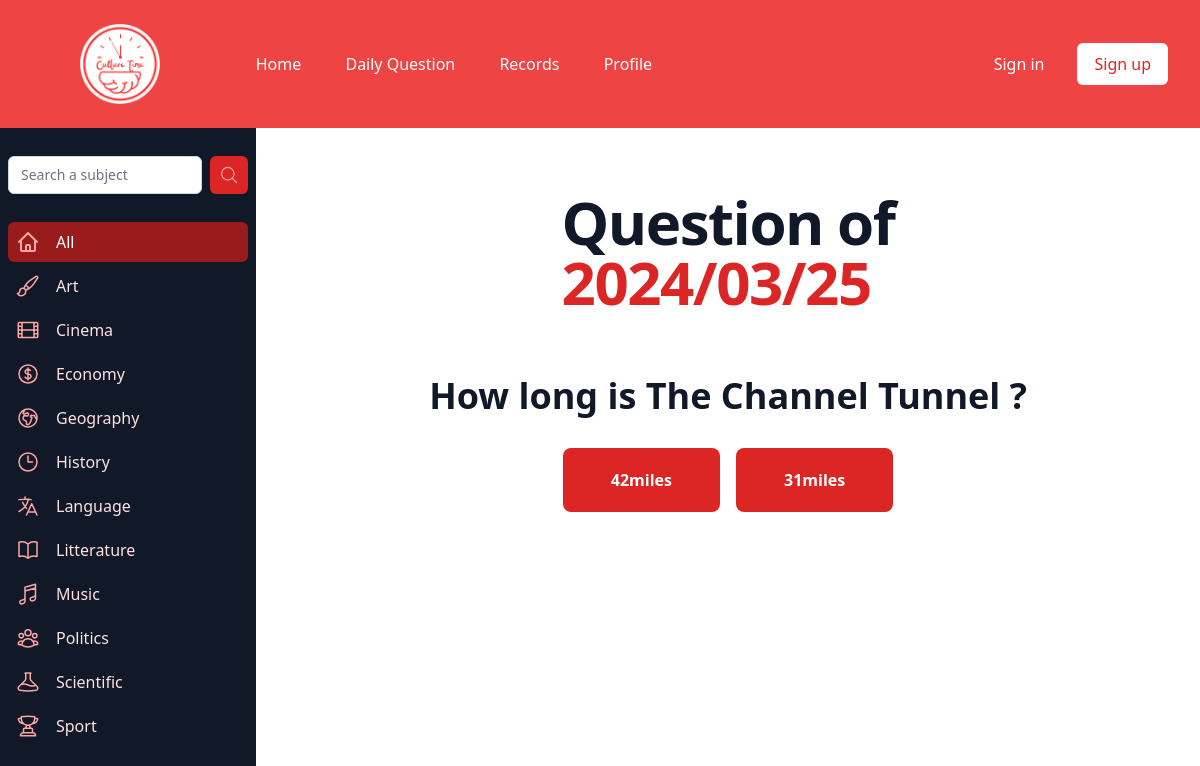
Screenshot of /question/3 with the database file from the repository.
### tables this page shows
CREATE TABLE Anecdotes (
	    id_anecdote	INTEGER NOT NULL PRIMARY KEY AUTOINCREMENT UNIQUE,
        date	TEXT NOT NULL,
        auteur	TEXT NOT NULL,
        titre	TEXT NOT NULL,
        question TEXT NOT NULL,
        reponses TEXT NOT NULL,
        bonne_reponse TEXT NOT NULL,
        corps	TEXT NOT NULL,
        source    TEXT,
        image TEXT,
        categorie INTEGER NOT NULL,
        FOREIGN KEY (categorie) REFERENCES Categories(id_categorie)
    );

### cultureTime.py (the view)
@app.route("/question/<int:i>", methods=["GET", "POST"])
def selected_question(i):
    res = select_question_number(i)
    if res:
        titre = res[0][0]
        question = res[0][1]
        reponses = res[0][2].split(",")
        bonne_reponse = res[0][3]
        corps = res[0][4]
        source = res[0][5]
        date = res[0][6]
        return render_template("question.html", title="Question", question=question, reponses=reponses, bonne_reponse=bonne_reponse, corps=corps, source=source, date=date)
    else:
        return "Question not found", 404

### functions.py (called while the page is built)
def connectdb():
    db = sqlite3.connect('./data/cultureTime.db')
    cursor = db.cursor()
    return db, cursor

def requete_db_avec_reponse(query, args):
    db, cursor = connectdb()
    if args == ():
        cursor.execute(query)
    else:
        cursor.execute(query, args)
    res = cursor.fetchall()
    db.commit()
    cursor.close()
    db.close()
    return res

def select_question_number(i):
    query = '''SELECT titre, question, reponses, bonne_reponse, corps, source, date
               FROM Anecdotes
               WHERE id_anecdote = ?'''
    res = requete_db_avec_reponse(query, (i,))
    return res

### templates/question.html (shortened to what this page needs)
{% extends "lateral.html" %}
{% block bodyquestion %}
  <h1 class="text-4xl tracking-tight font-extrabold text-gray-900 sm:text-5xl md:text-6xl mt-16">
      <span class="block xl:inline">Question of </span>
      <span class="block text-red-600 xl:inline">{{ date }}</span>
  </h1>
  <h1 class="flex items-center justify-center mt-16 text-4xl font-bold text-gray-900">{{ question }}</h1>
  <div class="mt-16 flex items-center justify-center mt-8 space-x-4">
    <button id="true-button" class="bg-red-600 text-white font-bold py-5 px-12 rounded-lg focus:outline-none focus:shadow-outline" type="button" onclick="setAnswer('True')" data-correct-answer="{{ bonne_reponse }}" data-answer="{{ reponses[0] }}">
        {{ reponses[0] }}
    </button>
    <button id="false-button" class="bg-red-600 text-white font-bold py-5 px-12 rounded-lg focus:outline-none focus:shadow-outline" type="button" onclick="setAnswer('False')" data-correct-answer="{{ bonne_reponse }}" data-answer="{{ reponses[1] }}">
        {{ reponses[1] }}
    </button>
  </div>
{% endblock %}

### static/css/style_layout.css (style rules this page uses)
body { margin: 0; }

### rows the page displays
Anecdotes: date "2024/03/25", question "How long is The Channel Tunnel ?", bonne_reponse "31miles"

### other values shown
{{ reponses[0] }} "42miles"
